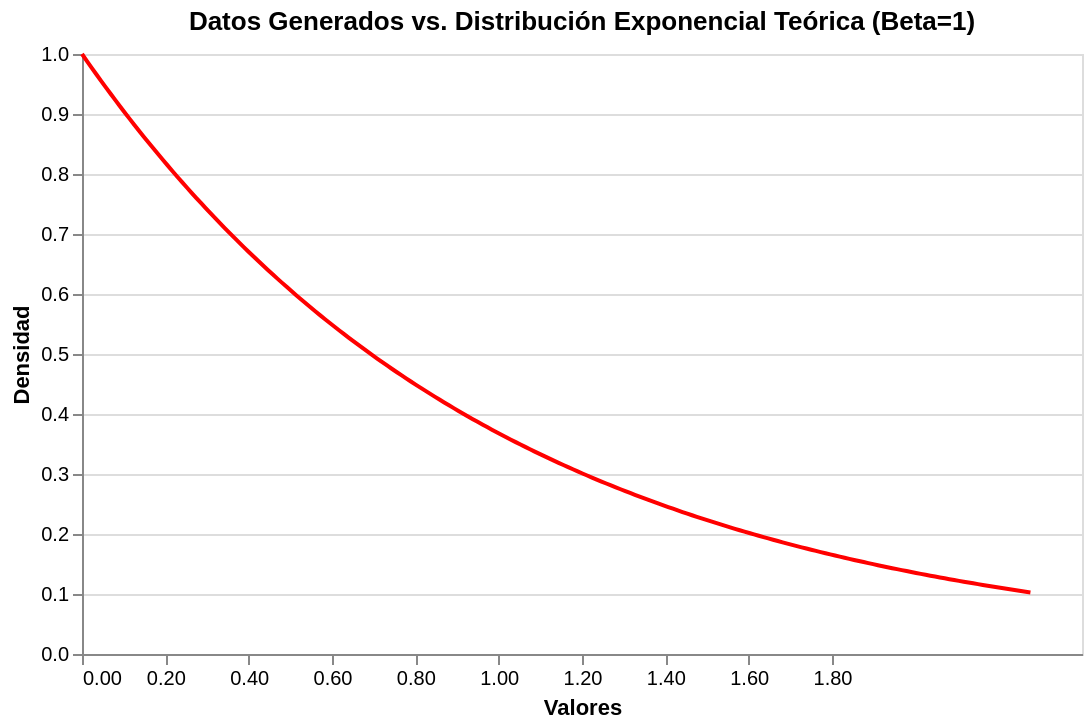

Source (notebook cell):
### Code cell
import pandas as pd
import altair as alt

# 1. Crear un DataFrame con los datos observados
df_datos = pd.DataFrame({'valores': data})

# 2. Generar puntos para la curva de la distribución exponencial teórica
# Como usamos un parámetro de escala beta=1 (parámetro de tasa lambda=1/beta=1),
# la función de densidad de probabilidad (PDF) es f(x) = e^(-x) para x >= 0.
x_teorico = np.linspace(0, data.max() + 0.5, 200)
y_teorico = np.exp(-x_teorico)
df_teorico = pd.DataFrame({'x': x_teorico, 'y': y_teorico})

# 3. Crear el histograma de los datos empíricos (normalizado para mostrar densidad)
histograma = alt.Chart(df_datos).mark_bar(opacity=0.6, color='skyblue').encode(
    alt.X('valores:Q', bin=alt.Bin(maxbins=10), title='Valores'),
    alt.Y('density:Q', title='Densidad')
)

# 4. Crear la línea que representa la distribución teórica
linea_teorica = alt.Chart(df_teorico).mark_line(color='red', strokeWidth=2).encode(
    x='x:Q',
    y='y:Q'
)

# 5. Combinar ambos gráficos
grafico_final = (histograma + linea_teorica).properties(
    title='Datos Generados vs. Distribución Exponencial Teórica (Beta=1)',
    width=500,
    height=300
)

grafico_final

### Figure 1 — Vega-Lite specification as saved in the notebook (floating-point values rounded to 4 significant figures; data arrays with more than 128 entries replaced by an {"elided": "..."} marker saying what was removed)
{"config": {"view": {"continuousWidth": 300, "continuousHeight": 300}}, "layer": [{"data": {"name": "data-99d98e15ca0394c273c5e7b3ff37c3d9"}, "mark": {"type": "bar", "color": "skyblue", "opacity": 0.6}, "encoding": {"x": {"bin": {"maxbins": 10}, "field": "valores", "title": "Valores", "type": "quantitative"}, "y": {"field": "density", "title": "Densidad", "type": "quantitative"}}}, {"data": {"name": "data-04ee6c7adba6ab0c2a1837369952e33b"}, "mark": {"type": "line", "color": "red", "strokeWidth": 2}, "encoding": {"x": {"field": "x", "type": "quantitative"}, "y": {"field": "y", "type": "quantitative"}}}], "height": 300, "title": "Datos Generados vs. Distribución Exponencial Teórica (Beta=1)", "width": 500, "$schema": "https://vega.github.io/schema/vega-lite/v5.20.1.json", "datasets": {"data-99d98e15ca0394c273c5e7b3ff37c3d9": [{"valores": 0.0293}, {"valores": 1.246}, {"valores": 1.776}, {"valores": 0.4126}, {"valores": 1.059}, {"valores": 0.3276}, {"valores": 0.2218}, {"valores": 0.5741}, {"valores": 1.267}, {"valores": 1.726}, {"valores": 1.602}, {"valores": 0.9478}, {"valores": 1.242}, {"valores": 0.5969}, {"valores": 0.03916}, {"valores": 1.611}, {"valores": 0.4428}, {"valores": 1.115}, {"valores": 0.8062}, {"valores": 0.006993}], "data-04ee6c7adba6ab0c2a1837369952e33b": {"elided": "200 records"}}}
